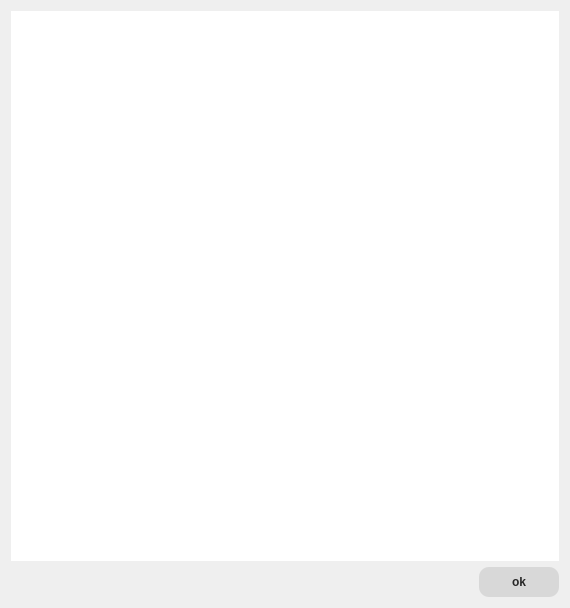
<?xml version="1.0" encoding="UTF-8"?>
<ui version="4.0">
 <class>DRS4LicenseTextBox</class>
 <widget class="QWidget" name="DRS4LicenseTextBox">
  <property name="geometry">
   <rect>
    <x>0</x>
    <y>0</y>
    <width>570</width>
    <height>608</height>
   </rect>
  </property>
  <property name="windowTitle">
   <string>Form</string>
  </property>
  <layout class="QVBoxLayout" name="verticalLayout">
   <item>
    <widget class="QPlainTextEdit" name="plainTextEdit">
     <property name="frameShape">
      <enum>QFrame::NoFrame</enum>
     </property>
     <property name="frameShadow">
      <enum>QFrame::Plain</enum>
     </property>
     <property name="readOnly">
      <bool>false</bool>
     </property>
    </widget>
   </item>
   <item>
    <layout class="QHBoxLayout" name="horizontalLayout">
     <item>
      <spacer name="horizontalSpacer">
       <property name="orientation">
        <enum>Qt::Horizontal</enum>
       </property>
       <property name="sizeHint" stdset="0">
        <size>
         <width>40</width>
         <height>20</height>
        </size>
       </property>
      </spacer>
     </item>
     <item>
      <widget class="QPushButton" name="pushButton">
       <property name="minimumSize">
        <size>
         <width>80</width>
         <height>30</height>
        </size>
       </property>
       <property name="font">
        <font>
         <weight>75</weight>
         <bold>true</bold>
        </font>
       </property>
       <property name="styleSheet">
        <string notr="true">QPushButton {
border-style: flat;
background-color:  rgb(216,216,216); 
color: rgb(40,40,40);
border-radius: 10;
}

QPushButton:disabled {
border-style: flat;
background-color:  rgb(236,236,236); 
color: rgb(140,140,140);
border-radius: 10;
}

QPushButton:hover {
border-style: flat; 
background-color: rgb(160,160,160);
color: rgb(40,40,40);
border-radius: 5;
}

QPushButton:pressed {
border-style: flat; 
background-color: transparent;
color: rgb(40,40,40);
border-radius: 2;
border-color: black;
}</string>
       </property>
       <property name="text">
        <string>ok</string>
       </property>
      </widget>
     </item>
    </layout>
   </item>
  </layout>
 </widget>
 <resources/>
 <connections/>
</ui>
